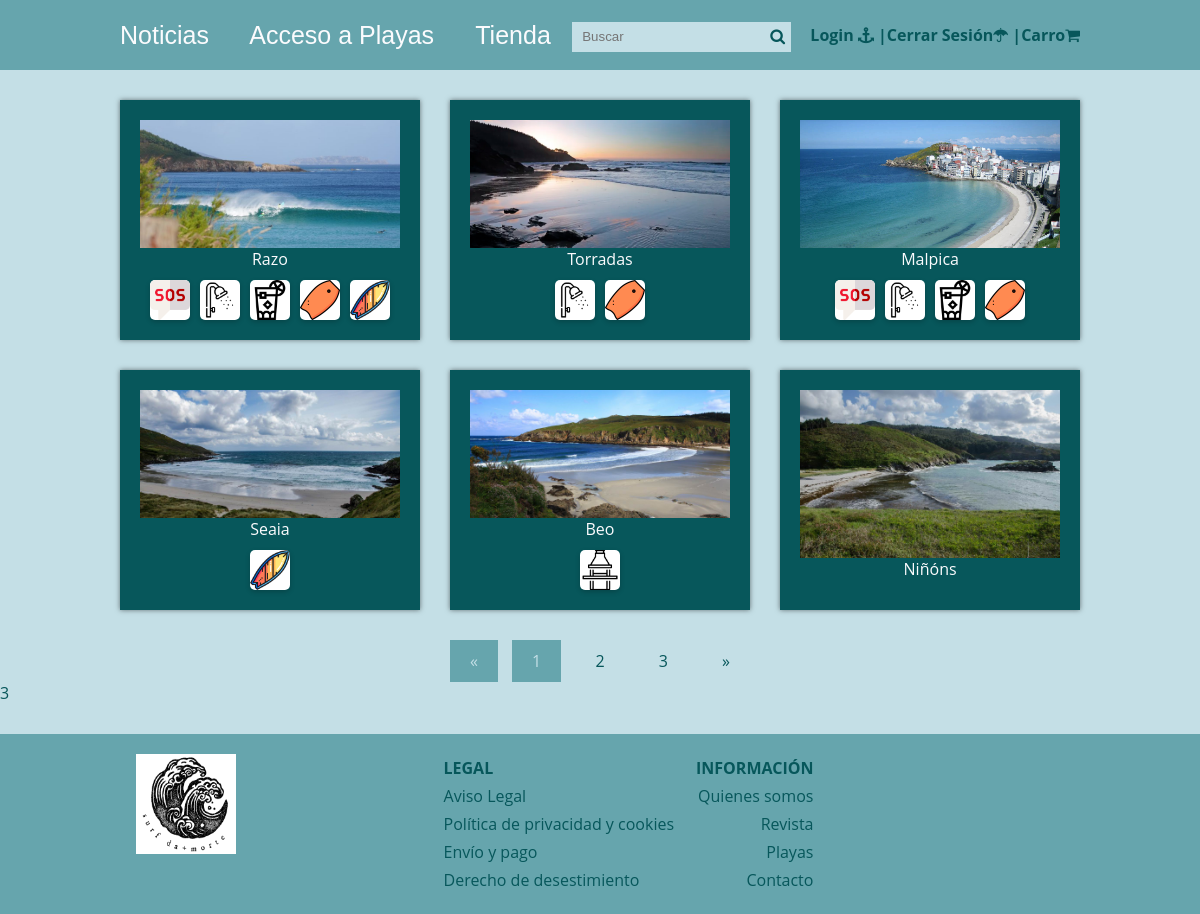
The page /playas.php on the database its author committed.
### tables this page shows
CREATE TABLE Playas (
    id INT AUTO_INCREMENT PRIMARY KEY,
    nombre VARCHAR(100) NOT NULL,
    descripcion TEXT NOT NULL,
    geolocalizacion TEXT,
    imagen VARCHAR(255),
    CodCatPla INT, 
    FOREIGN KEY (CodCatPla) REFERENCES Categorias_Playas(CodCatPla)
);

CREATE TABLE IF NOT EXISTS Servicios (
    id INT AUTO_INCREMENT PRIMARY KEY,
    nombre VARCHAR(100) NOT NULL,
    descripcion TEXT NOT NULL, 
    icono VARCHAR(255)
);

### admin/config.php (called while the page is built, shortened)
<?php
$blog_config = array(
    'post_por_pagina' => '6',
    'carpeta_imagenes' => 'imagenes/',
);
?>

### functions.php (called while the page is built, shortened)
<?php
function pagina_actual(){
    return isset($_GET['p']) ? (int)$_GET['p'] : 1;
}
function obtener_post_playas($post_por_pagina, $conexion){
    $inicio = (pagina_actual() > 1 ? pagina_actual() * $post_por_pagina - $post_por_pagina : 0);
    $sentencia = $conexion->prepare("SELECT SQL_CALC_FOUND_ROWS * FROM playas LIMIT $inicio, $post_por_pagina");
    $sentencia->execute();
    return $sentencia->fetchAll();
}
?>

### views/playas.view.php (the view, shortened to what this page needs)
<?php require 'header.php'; ?>
<div class="container">
    <?php foreach($posts as $post): ?>
        <div class="square">
            <div class="image-container">
                <img src="<?php echo RUTA; ?>/weather/images/<?php echo $post['imagen']; ?>" alt="">
            </div>
            <a href="playa.php?id=<?php echo $post['id']; ?>">
                <div class="content"><?php echo $post['nombre']; ?></div>
            </a>
            <div class="icon-container">
                <?php
                $playa_id = $post['id'];
                $query = "SELECT Servicios.nombre, Servicios.descripcion, Servicios.icono
                          FROM Playas_Servicios
                          JOIN Servicios ON Playas_Servicios.servicio_id = Servicios.id
                          WHERE Playas_Servicios.playa_id = :playa_id";
                $stmt = $conexion->prepare($query);
                $stmt->execute(['playa_id' => $playa_id]);
                $servicios = $stmt->fetchAll(PDO::FETCH_ASSOC);
                foreach($servicios as $servicio): ?>
                    <div class="icon" title="<?php echo $servicio['descripcion']; ?>">
                        <img src="<?php echo RUTA; ?>/iconos/<?php echo $servicio['icono']; ?>" alt="<?php echo $servicio['nombre']; ?>">
                    </div>
                <?php endforeach; ?>
            </div>
        </div>
    <?php endforeach; ?>
</div>
<?php require 'paginacion_playas.php' ?>
<?php require 'footer.php'; ?>

### css/estilos.css (style rules this page uses)
:root { --color4: #003b46; --color2: #07575b; --color3: #66a5ad; --color1: #c4dfe6; --color5: #fbfbfd; }
* { margin: 0; padding: 0; -webkit-box-sizing: border-box; -moz-box-sizing: border-box; box-sizing: border-box; }
body { font-size: 16px; font-family: 'Open Sans', sans-serif; background: var(--color1); color: var(--color2); margin: 0; }
a { text-decoration: none; color: var(--color5); }

### css/views.css (style rules this page uses)
:root { --color3: #66a5ad; --color2: #07575b; --color4: #66a5ad; --color1: #c4dfe6; --color5: #fbfbfd; }
.container { display: flex; flex-wrap: wrap; justify-content: space-between; width: 80%; margin: 0 auto; }
.square { width: calc(33.32% - 20px); background: var(--color2); box-shadow: 0px 0px 5px rgba(0, 0, 0, 0.5); margin-bottom: 30px; padding: 20px; color: var(--color3); box-sizing: border-box; height: calc(35vh - 40px); display: flex; flex-direction: column; justify-content: space-between; align-items: center; position: relative; }
.image-container { width: 100%; flex: 1; overflow: hidden; }
.image-container img { width: 100%; height: auto; display: block; }
.icon-container { display: flex; justify-content: center; align-items: center; gap: 10px; margin-top: 10px; }
.icon { width: 40px; height: 40px; background-color: white; border-radius: 5px; display: flex; justify-content: center; align-items: center; box-shadow: 0 2px 5px rgba(0, 0, 0, 0.2); transition: transform 0.3s ease; overflow: hidden; }
.icon img { max-width: 100%; max-height: 100%; transition: transform 0.3s ease; }
.icon::after { content: ""; position: absolute; bottom: 120%; left: 50%; transform: translateX(-50%); background-color: rgba(0, 0, 0, 0.75); color: white; padding: 5px 10px; border-radius: 5px; white-space: nowrap; box-shadow: 0 2px 5px rgba(0, 0, 0, 0.2); z-index: 10; opacity: 0; transition: opacity 0.3s ease; }

### rows shown on the page
playas: imagen (picture), nombre "Razo"
servicios: icono+nombre (picture)
servicios: icono (picture)
servicios: icono+nombre (picture)
servicios: icono+nombre (picture)
servicios: icono+nombre (picture)
playas: imagen (picture), nombre "Torradas"
playas: imagen (picture), nombre "Malpica"
playas: imagen (picture), nombre "Seaia"
playas: imagen (picture), nombre "Beo"
servicios: icono+nombre (picture)
playas: imagen (picture), nombre "Niñóns"
